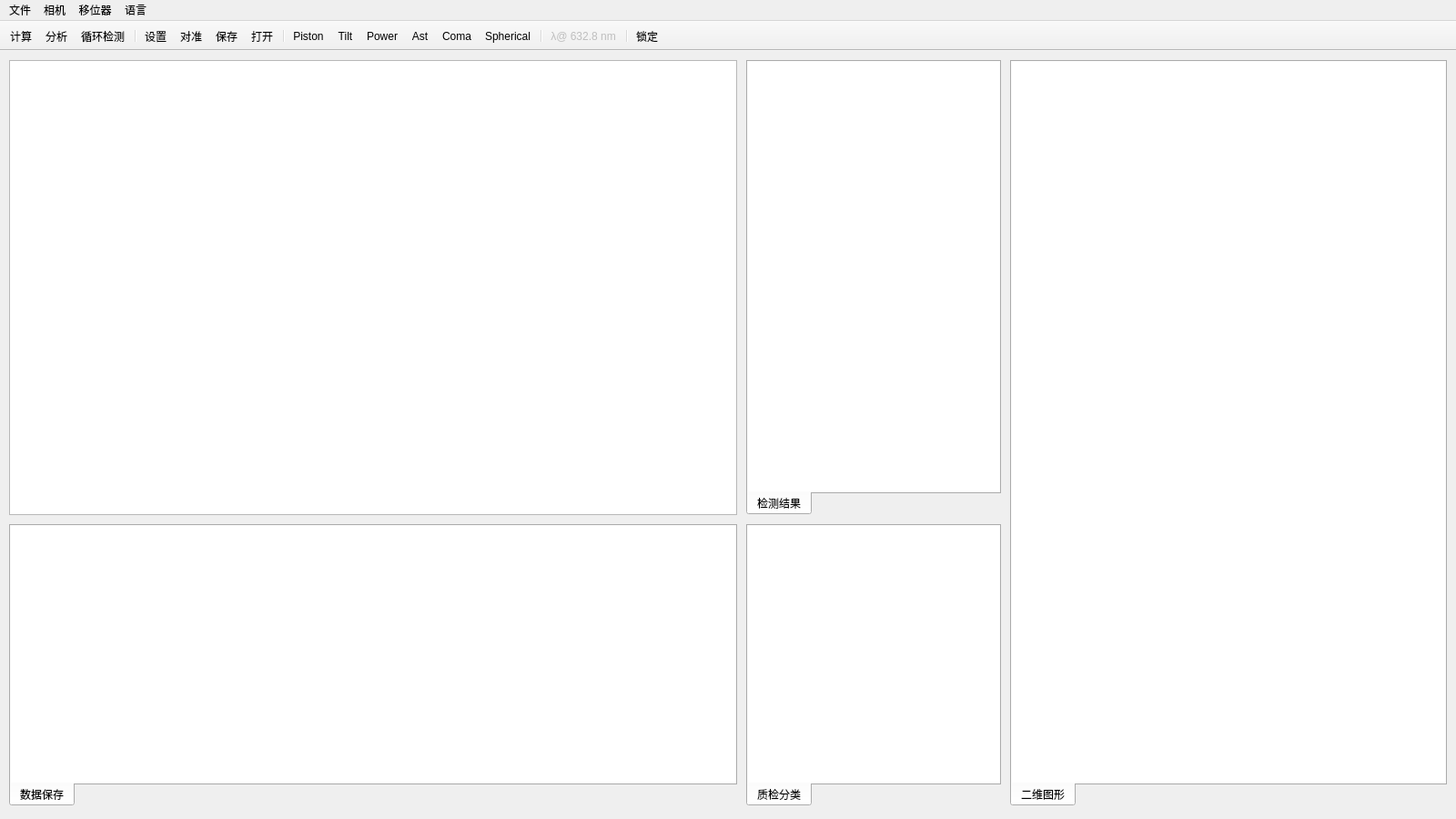
<?xml version="1.0" encoding="UTF-8"?>
<ui version="4.0">
 <class>MainWindow</class>
 <widget class="QMainWindow" name="MainWindow">
  <property name="geometry">
   <rect>
    <x>0</x>
    <y>0</y>
    <width>1600</width>
    <height>900</height>
   </rect>
  </property>
  <property name="windowTitle">
   <string>MainWindow</string>
  </property>
  <widget class="QWidget" name="centralwidget">
   <widget class="BQGraphicsView" name="graphicsView">
    <property name="geometry">
     <rect>
      <x>10</x>
      <y>10</y>
      <width>800</width>
      <height>500</height>
     </rect>
    </property>
   </widget>
   <widget class="QTabWidget" name="view">
    <property name="geometry">
     <rect>
      <x>1110</x>
      <y>10</y>
      <width>480</width>
      <height>820</height>
     </rect>
    </property>
    <property name="minimumSize">
     <size>
      <width>0</width>
      <height>0</height>
     </size>
    </property>
    <property name="maximumSize">
     <size>
      <width>3904</width>
      <height>16777215</height>
     </size>
    </property>
    <property name="layoutDirection">
     <enum>Qt::LeftToRight</enum>
    </property>
    <property name="tabPosition">
     <enum>QTabWidget::South</enum>
    </property>
    <property name="tabShape">
     <enum>QTabWidget::Rounded</enum>
    </property>
    <property name="currentIndex">
     <number>0</number>
    </property>
    <property name="elideMode">
     <enum>Qt::ElideNone</enum>
    </property>
    <property name="documentMode">
     <bool>false</bool>
    </property>
    <property name="tabsClosable">
     <bool>false</bool>
    </property>
    <property name="movable">
     <bool>false</bool>
    </property>
    <property name="tabBarAutoHide">
     <bool>false</bool>
    </property>
    <widget class="QWidget" name="view_tab1">
     <attribute name="title">
      <string>二维图形</string>
     </attribute>
     <widget class="QTableWidget" name="view_table">
      <property name="geometry">
       <rect>
        <x>-1</x>
        <y>-1</y>
        <width>480</width>
        <height>800</height>
       </rect>
      </property>
      <property name="minimumSize">
       <size>
        <width>0</width>
        <height>0</height>
       </size>
      </property>
      <property name="maximumSize">
       <size>
        <width>3900</width>
        <height>16777215</height>
       </size>
      </property>
      <property name="autoFillBackground">
       <bool>true</bool>
      </property>
      <property name="styleSheet">
       <string notr="true"/>
      </property>
      <property name="frameShape">
       <enum>QFrame::NoFrame</enum>
      </property>
      <property name="lineWidth">
       <number>0</number>
      </property>
      <property name="selectionMode">
       <enum>QAbstractItemView::NoSelection</enum>
      </property>
      <property name="showGrid">
       <bool>false</bool>
      </property>
     </widget>
    </widget>
   </widget>
   <widget class="QTabWidget" name="result">
    <property name="geometry">
     <rect>
      <x>820</x>
      <y>10</y>
      <width>280</width>
      <height>500</height>
     </rect>
    </property>
    <property name="tabPosition">
     <enum>QTabWidget::South</enum>
    </property>
    <property name="currentIndex">
     <number>0</number>
    </property>
    <widget class="QWidget" name="result_tab1">
     <attribute name="title">
      <string>检测结果</string>
     </attribute>
     <widget class="QTableWidget" name="result_table">
      <property name="geometry">
       <rect>
        <x>-1</x>
        <y>-1</y>
        <width>280</width>
        <height>480</height>
       </rect>
      </property>
      <attribute name="horizontalHeaderCascadingSectionResizes">
       <bool>false</bool>
      </attribute>
      <attribute name="horizontalHeaderShowSortIndicator" stdset="0">
       <bool>false</bool>
      </attribute>
     </widget>
    </widget>
   </widget>
   <widget class="QTabWidget" name="data">
    <property name="geometry">
     <rect>
      <x>10</x>
      <y>520</y>
      <width>800</width>
      <height>310</height>
     </rect>
    </property>
    <property name="tabPosition">
     <enum>QTabWidget::South</enum>
    </property>
    <property name="currentIndex">
     <number>0</number>
    </property>
    <widget class="QWidget" name="data_tab1">
     <attribute name="title">
      <string>数据保存</string>
     </attribute>
     <widget class="BTableWidget" name="data_table">
      <property name="geometry">
       <rect>
        <x>-1</x>
        <y>-1</y>
        <width>800</width>
        <height>290</height>
       </rect>
      </property>
     </widget>
    </widget>
   </widget>
   <widget class="QTabWidget" name="quality">
    <property name="geometry">
     <rect>
      <x>820</x>
      <y>520</y>
      <width>280</width>
      <height>310</height>
     </rect>
    </property>
    <property name="tabPosition">
     <enum>QTabWidget::South</enum>
    </property>
    <property name="currentIndex">
     <number>0</number>
    </property>
    <widget class="QWidget" name="result_tab1_2">
     <attribute name="title">
      <string>质检分类</string>
     </attribute>
     <widget class="QTableWidget" name="quality_table">
      <property name="geometry">
       <rect>
        <x>-1</x>
        <y>-1</y>
        <width>280</width>
        <height>290</height>
       </rect>
      </property>
      <property name="font">
       <font>
        <pointsize>12</pointsize>
       </font>
      </property>
      <attribute name="horizontalHeaderCascadingSectionResizes">
       <bool>false</bool>
      </attribute>
      <attribute name="horizontalHeaderShowSortIndicator" stdset="0">
       <bool>false</bool>
      </attribute>
     </widget>
    </widget>
   </widget>
  </widget>
  <widget class="QMenuBar" name="menubar">
   <property name="geometry">
    <rect>
     <x>0</x>
     <y>0</y>
     <width>1600</width>
     <height>23</height>
    </rect>
   </property>
   <widget class="QMenu" name="menu_file">
    <property name="layoutDirection">
     <enum>Qt::LeftToRight</enum>
    </property>
    <property name="title">
     <string>文件</string>
    </property>
    <addaction name="action_load"/>
    <addaction name="action_save"/>
    <addaction name="action_screenshot"/>
   </widget>
   <widget class="QMenu" name="menu_camera">
    <property name="title">
     <string>相机</string>
    </property>
    <addaction name="action_camera_setting"/>
    <addaction name="action_camera_calibration"/>
   </widget>
   <widget class="QMenu" name="menu_shifter">
    <property name="title">
     <string>移位器</string>
    </property>
    <addaction name="action_shifter_setting"/>
    <addaction name="action_shifter_calibration"/>
   </widget>
   <widget class="QMenu" name="menu_language">
    <property name="title">
     <string>语言</string>
    </property>
    <addaction name="action_chinese"/>
    <addaction name="action_english"/>
   </widget>
   <addaction name="menu_file"/>
   <addaction name="menu_camera"/>
   <addaction name="menu_shifter"/>
   <addaction name="menu_language"/>
  </widget>
  <widget class="QToolBar" name="toolBar">
   <property name="enabled">
    <bool>true</bool>
   </property>
   <property name="windowTitle">
    <string>toolBar</string>
   </property>
   <property name="movable">
    <bool>false</bool>
   </property>
   <attribute name="toolBarArea">
    <enum>TopToolBarArea</enum>
   </attribute>
   <attribute name="toolBarBreak">
    <bool>false</bool>
   </attribute>
   <addaction name="action_calculate"/>
   <addaction name="action_analysis"/>
   <addaction name="action_Loopcheck"/>
   <addaction name="separator"/>
   <addaction name="action_setting"/>
   <addaction name="action_camera_aim"/>
   <addaction name="action_download"/>
   <addaction name="action_get"/>
   <addaction name="separator"/>
   <addaction name="action_Piston"/>
   <addaction name="action_Tilt"/>
   <addaction name="action_Power"/>
   <addaction name="action_Ast"/>
   <addaction name="action_Coma"/>
   <addaction name="action_Spherical"/>
   <addaction name="separator"/>
   <addaction name="action_Company"/>
   <addaction name="separator"/>
   <addaction name="action_lock"/>
  </widget>
  <action name="action_calculate">
   <property name="icon">
    <iconset resource="image.qrc">
     <normaloff>:/images/Graph.png</normaloff>:/images/Graph.png</iconset>
   </property>
   <property name="text">
    <string>计算</string>
   </property>
   <property name="toolTip">
    <string>计算</string>
   </property>
  </action>
  <action name="action_lock">
   <property name="checkable">
    <bool>true</bool>
   </property>
   <property name="checked">
    <bool>false</bool>
   </property>
   <property name="icon">
    <iconset resource="image.qrc">
     <normaloff>:/images/Lock.png</normaloff>:/images/Lock.png</iconset>
   </property>
   <property name="text">
    <string>锁定</string>
   </property>
   <property name="toolTip">
    <string>锁定</string>
   </property>
  </action>
  <action name="action_camera_setting">
   <property name="icon">
    <iconset resource="image.qrc">
     <normaloff>:/images/Gear.png</normaloff>:/images/Gear.png</iconset>
   </property>
   <property name="text">
    <string>设置</string>
   </property>
   <property name="iconVisibleInMenu">
    <bool>true</bool>
   </property>
  </action>
  <action name="action_camera_calibration">
   <property name="icon">
    <iconset resource="image.qrc">
     <normaloff>:/images/Coding.png</normaloff>:/images/Coding.png</iconset>
   </property>
   <property name="text">
    <string>标定</string>
   </property>
   <property name="iconVisibleInMenu">
    <bool>true</bool>
   </property>
  </action>
  <action name="action_shifter_setting">
   <property name="icon">
    <iconset resource="image.qrc">
     <normaloff>:/images/Gear.png</normaloff>:/images/Gear.png</iconset>
   </property>
   <property name="text">
    <string>设置</string>
   </property>
   <property name="iconVisibleInMenu">
    <bool>true</bool>
   </property>
  </action>
  <action name="action_shifter_calibration">
   <property name="icon">
    <iconset resource="image.qrc">
     <normaloff>:/images/Coding.png</normaloff>:/images/Coding.png</iconset>
   </property>
   <property name="text">
    <string>标定</string>
   </property>
   <property name="iconVisibleInMenu">
    <bool>true</bool>
   </property>
  </action>
  <action name="action_chinese">
   <property name="icon">
    <iconset resource="image.qrc">
     <normaloff>:/images/Chinese.png</normaloff>:/images/Chinese.png</iconset>
   </property>
   <property name="text">
    <string>中文</string>
   </property>
   <property name="iconVisibleInMenu">
    <bool>true</bool>
   </property>
  </action>
  <action name="action_english">
   <property name="icon">
    <iconset resource="image.qrc">
     <normaloff>:/images/English.png</normaloff>:/images/English.png</iconset>
   </property>
   <property name="text">
    <string>英文</string>
   </property>
   <property name="iconVisibleInMenu">
    <bool>true</bool>
   </property>
  </action>
  <action name="action_Piston">
   <property name="checkable">
    <bool>true</bool>
   </property>
   <property name="text">
    <string>Piston</string>
   </property>
  </action>
  <action name="action_Tilt">
   <property name="checkable">
    <bool>true</bool>
   </property>
   <property name="text">
    <string>Tilt</string>
   </property>
  </action>
  <action name="action_Power">
   <property name="checkable">
    <bool>true</bool>
   </property>
   <property name="text">
    <string>Power</string>
   </property>
  </action>
  <action name="action_Ast">
   <property name="checkable">
    <bool>true</bool>
   </property>
   <property name="text">
    <string>Ast</string>
   </property>
  </action>
  <action name="action_Coma">
   <property name="checkable">
    <bool>true</bool>
   </property>
   <property name="text">
    <string>Coma</string>
   </property>
  </action>
  <action name="action_Spherical">
   <property name="checkable">
    <bool>true</bool>
   </property>
   <property name="text">
    <string>Spherical</string>
   </property>
  </action>
  <action name="action_save">
   <property name="icon">
    <iconset resource="image.qrc">
     <normaloff>:/images/Save.png</normaloff>:/images/Save.png</iconset>
   </property>
   <property name="text">
    <string>保存</string>
   </property>
  </action>
  <action name="action_analysis">
   <property name="icon">
    <iconset resource="image.qrc">
     <normaloff>:/images/Pencil.png</normaloff>:/images/Pencil.png</iconset>
   </property>
   <property name="text">
    <string>分析</string>
   </property>
  </action>
  <action name="action_load">
   <property name="icon">
    <iconset resource="image.qrc">
     <normaloff>:/images/Folder.png</normaloff>:/images/Folder.png</iconset>
   </property>
   <property name="text">
    <string>加载</string>
   </property>
  </action>
  <action name="action_setting">
   <property name="icon">
    <iconset resource="image.qrc">
     <normaloff>:/images/Gear.png</normaloff>:/images/Gear.png</iconset>
   </property>
   <property name="text">
    <string>设置</string>
   </property>
  </action>
  <action name="action_screenshot">
   <property name="icon">
    <iconset resource="image.qrc">
     <normaloff>:/images/Screenshot.png</normaloff>:/images/Screenshot.png</iconset>
   </property>
   <property name="text">
    <string>截图</string>
   </property>
   <property name="toolTip">
    <string>截图</string>
   </property>
  </action>
  <action name="action_download">
   <property name="enabled">
    <bool>true</bool>
   </property>
   <property name="icon">
    <iconset resource="image.qrc">
     <normaloff>:/images/SaveMask.png</normaloff>:/images/SaveMask.png</iconset>
   </property>
   <property name="text">
    <string>保存</string>
   </property>
  </action>
  <action name="action_get">
   <property name="enabled">
    <bool>true</bool>
   </property>
   <property name="icon">
    <iconset resource="image.qrc">
     <normaloff>:/images/OpenMask.png</normaloff>:/images/OpenMask.png</iconset>
   </property>
   <property name="text">
    <string>打开</string>
   </property>
   <property name="toolTip">
    <string>打开</string>
   </property>
  </action>
  <action name="action_camera_aim">
   <property name="enabled">
    <bool>true</bool>
   </property>
   <property name="icon">
    <iconset resource="image.qrc">
     <normaloff>:/images/Calibration.png</normaloff>:/images/Calibration.png</iconset>
   </property>
   <property name="text">
    <string>对准</string>
   </property>
   <property name="iconVisibleInMenu">
    <bool>true</bool>
   </property>
  </action>
  <action name="action_Company">
   <property name="enabled">
    <bool>false</bool>
   </property>
   <property name="text">
    <string>λ@ 632.8 nm</string>
   </property>
   <property name="toolTip">
    <string>Company</string>
   </property>
   <property name="font">
    <font/>
   </property>
  </action>
  <action name="action_Loopcheck">
   <property name="enabled">
    <bool>true</bool>
   </property>
   <property name="icon">
    <iconset resource="image.qrc">
     <normaloff>:/images/LoopCalibration.png</normaloff>:/images/LoopCalibration.png</iconset>
   </property>
   <property name="text">
    <string>循环检测</string>
   </property>
  </action>
 </widget>
 <customwidgets>
  <customwidget>
   <class>BQGraphicsView</class>
   <extends>QGraphicsView</extends>
   <header>bqgraphicsview.h</header>
  </customwidget>
  <customwidget>
   <class>BTableWidget</class>
   <extends>QTableWidget</extends>
   <header>btablewidget.h</header>
  </customwidget>
 </customwidgets>
 <resources>
  <include location="image.qrc"/>
 </resources>
 <connections/>
</ui>
